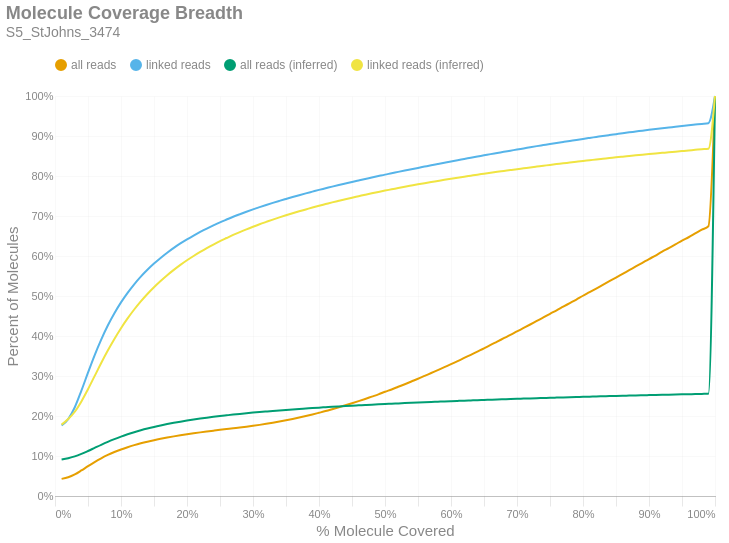

Here is the notebook cell this chart was saved with:
### Markdown cell above
### Molecule Read Coverage
This chart shows molecule coverage breadth as computed by the number of bases aligned to that molecule. In other words, "*how much of each unique long molecule is actually sequenced/aligned?*" Keep in mind there is a distinction between sequences and alignments, since some sequences belonging to a particular molecule may not align well and wouldn't appear in the alignment data. This chart also shows molecule coverage breadth as computed by the *inferred fragment* from which the aligned sequences originate. Unlike read coverage, this calculation takes into account the total insert size, including unsequenced gaps between the forward and reverse reads. Like the previous figures, these are cumulative percents.

### Code cell
if SKIPLR:
    print_html(f"Skipped")
else:
    binned_df = consolidated_hist(valids['coverage_bp'], mask, 0.01, True)
    binned_df_inf = consolidated_hist(valids['coverage_inserts'], mask, 0.01, True)
    binned_df = binned_df.with_columns(pl.lit(binned_df_inf['all reads (cumsum)']).alias('all reads (inferred)'))
    binned_df = binned_df.with_columns(pl.lit(binned_df_inf['linked reads (cumsum)']).alias('linked reads (inferred)'))
    binned_df = binned_df.with_columns(
        (pl.col('bin').cast(pl.Float64) + 0.01).alias('right_edge')
    )

    with SafeRender(binned_df):
        (
            density_plot(binned_df, 'Molecule Coverage Breadth', samplename, 'molcov', ['all reads (inferred)','linked reads (inferred)'])
            .encode(
                #x=alt.X('bin:Q', title="% Molecule Covered").axis(format = '%').scale(padding=0),
                x=alt.X('right_edge:Q', title="% Molecule Covered").axis(format='%').scale(padding=0),
                y=alt.Y('value:Q', title='Percent of Molecules')
                    .axis(format='%')
                    .stack(False)
                    .scale(domainMin=0, padding=0),
                color=alt.Color("key:N").scale(domain = ["all reads", "linked reads", "all reads (inferred)", "linked reads (inferred)"]),
                tooltip = [
                    alt.Tooltip("key:N", title = "Data Type"),
                    alt.Tooltip("range_label:N", title="% Molecule Covered"),
                    alt.Tooltip("value:Q", format = ".2%", title="% Molecules")
                ]
            )
        ).display()

### Figure 1 — Vega-Lite specification as saved in the notebook (floating-point values rounded to 4 significant figures)
{"width": "container", "height": 400, "config": {"title": {"anchor": "start", "dy": -15, "fontSize": 18, "color": "#888888", "subtitleColor": "#888888", "subtitleFontSize": 14}, "arc": {"fill": "#0072B2"}, "axis": {"domainColor": "#888888", "domainWidth": 0.5, "gridWidth": 0.2, "grid": false, "titleFontWeight": 400, "titleFontSize": 15, "labelFontSize": 11, "labelColor": "#888888", "tickColor": "#888888", "tickWidth": 0.2, "titleColor": "#888888"}, "axisBand": {"grid": false}, "axisX": {"grid": true, "tickSize": 10, "domainCap": "round"}, "axisY": {"domain": false, "grid": true, "tickSize": 0, "domainCap": "round"}, "background": "transparent", "header": {"labelFontSize": 15, "labelColor": "#888888", "titleFontSize": 15, "titleFontWeight": 600, "titleColor": "#888888"}, "legend": {"labelFont": "sans-serif", "labelFontSize": 12, "labelColor": "#888888", "symbolSize": 100, "symbolType": "circle", "titleFontSize": 12, "titlePadding": 10, "titleColor": "#888888", "title": null, "orient": "top"}, "range": {"category": ["#E69F00", "#56B4E9", "#009E73", "#F0E442", "#0072B2", "#D55E00", "#CC79A7", "#000000"], "diverging": ["#cfe8f3", "#a2d4ec", "#73bfe2", "#46abdb", "#1696d2", "#12719e"]}, "area": {"fill": "#0072B2", "fillOpacity": 0.7, "line": true, "strokeOpacity": 0.7}, "line": {"color": "#0072B2", "stroke": "#0072B2", "strokeWidth": 2}, "trail": {"color": "#0072B2", "stroke": "#0072B2", "strokeWidth": 0, "size": 1}, "point": {"filled": true, "fillOpacity": 1.0, "size": 95}, "text": {"color": "#888888", "fontSize": 11, "align": "right", "fontWeight": 400, "size": 11}, "bar": {"fill": "#0072B2", "stroke": null}, "view": {"stroke": null, "continuousWidth": 660, "continuousHeight": 400}}, "data": {"name": "data-d7e6ad3d2d42a407ac745e8db8f8e4f1"}, "mark": {"type": "line", "interpolate": "monotone", "point": {"opacity": 0, "size": 275}}, "encoding": {"color": {"field": "key", "scale": {"domain": ["all reads", "linked reads", "all reads (inferred)", "linked reads (inferred)"]}, "type": "nominal"}, "tooltip": [{"field": "key", "title": "Data Type", "type": "nominal"}, {"field": "range_label", "title": "% Molecule Covered", "type": "nominal"}, {"field": "value", "format": ".2%", "title": "% Molecules", "type": "quantitative"}], "x": {"axis": {"format": "%"}, "field": "right_edge", "scale": {"padding": 0}, "title": "% Molecule Covered", "type": "quantitative"}, "y": {"axis": {"format": "%"}, "field": "value", "scale": {"domainMin": 0, "padding": 0}, "stack": false, "title": "Percent of Molecules", "type": "quantitative"}}, "params": [{"name": "param_c36ac31b6afebe62", "select": {"type": "point", "fields": ["key"]}, "bind": "legend"}], "title": {"text": "Molecule Coverage Breadth", "subtitle": "S5_StJohns_3474"}, "transform": [{"fold": ["all reads (cumsum)", "linked reads (cumsum)", "all reads (inferred)", "linked reads (inferred)"]}, {"calculate": "replace(datum.key, ' (cumsum)', '')", "as": "key"}, {"filter": {"param": "param_c36ac31b6afebe62"}}], "usermeta": {"embedOptions": {"downloadFileName": "S5_StJohns_3474.molcov"}}, "$schema": "https://vega.github.io/schema/vega-lite/v6.1.0.json", "datasets": {"data-d7e6ad3d2d42a407ac745e8db8f8e4f1": [{"bin": "0.0", "interval": "0.0-0.01", "all reads": 0.04283, "linked reads": 0.1761, "all reads (cumsum)": 0.04283, "linked reads (cumsum)": 0.1761, "range_label": "0.0-0.01", "all reads (inferred)": 0.09114, "linked reads (inferred)": 0.1785, "right_edge": 0.01}, {"bin": "0.01", "interval": "0.01-0.02", "all reads": 0.00397, "linked reads": 0.01612, "all reads (cumsum)": 0.0468, "linked reads (cumsum)": 0.1922, "range_label": "0.01-0.02", "all reads (inferred)": 0.09458, "linked reads (inferred)": 0.1924, "right_edge": 0.02}, {"bin": "0.02", "interval": "0.02-0.03", "all reads": 0.00718, "linked reads": 0.02971, "all reads (cumsum)": 0.05398, "linked reads (cumsum)": 0.222, "range_label": "0.02-0.03", "all reads (inferred)": 0.09901, "linked reads (inferred)": 0.2106, "right_edge": 0.03}, {"bin": "0.03", "interval": "0.03-0.04", "all reads": 0.00994, "linked reads": 0.04147, "all reads (cumsum)": 0.06392, "linked reads (cumsum)": 0.2634, "range_label": "0.03-0.04", "all reads (inferred)": 0.1052, "linked reads (inferred)": 0.2363, "right_edge": 0.04}, {"bin": "0.04", "interval": "0.04-0.05", "all reads": 0.0107, "linked reads": 0.04498, "all reads (cumsum)": 0.07462, "linked reads (cumsum)": 0.3084, "range_label": "0.04-0.05", "all reads (inferred)": 0.1125, "linked reads (inferred)": 0.267, "right_edge": 0.05}, {"bin": "0.05", "interval": "0.05-0.06", "all reads": 0.01033, "linked reads": 0.04345, "all reads (cumsum)": 0.08495, "linked reads (cumsum)": 0.3518, "range_label": "0.05-0.06", "all reads (inferred)": 0.1203, "linked reads (inferred)": 0.2997, "right_edge": 0.06}, {"bin": "0.06", "interval": "0.06-0.07", "all reads": 0.009316, "linked reads": 0.03923, "all reads (cumsum)": 0.09426, "linked reads (cumsum)": 0.3911, "range_label": "0.06-0.07", "all reads (inferred)": 0.128, "linked reads (inferred)": 0.3325, "right_edge": 0.07}, {"bin": "0.07", "interval": "0.07-0.08", "all reads": 0.008343, "linked reads": 0.03515, "all reads (cumsum)": 0.1026, "linked reads (cumsum)": 0.4262, "range_label": "0.07-0.08", "all reads (inferred)": 0.1354, "linked reads (inferred)": 0.3636, "right_edge": 0.08}, {"bin": "0.08", "interval": "0.08-0.09", "all reads": 0.007298, "linked reads": 0.03076, "all reads (cumsum)": 0.1099, "linked reads (cumsum)": 0.457, "range_label": "0.08-0.09", "all reads (inferred)": 0.1422, "linked reads (inferred)": 0.3926, "right_edge": 0.09}, {"bin": "0.09", "interval": "0.09-0.1", "all reads": 0.006452, "linked reads": 0.02711, "all reads (cumsum)": 0.1164, "linked reads (cumsum)": 0.4841, "range_label": "0.09-0.1", "all reads (inferred)": 0.1486, "linked reads (inferred)": 0.4195, "right_edge": 0.1}, {"bin": "0.1", "interval": "0.1-0.11", "all reads": 0.005683, "linked reads": 0.02384, "all reads (cumsum)": 0.122, "linked reads (cumsum)": 0.5079, "range_label": "0.1-0.11", "all reads (inferred)": 0.1543, "linked reads (inferred)": 0.444, "right_edge": 0.11}, {"bin": "0.11", "interval": "0.11-0.12", "all reads": 0.005092, "linked reads": 0.02132, "all reads (cumsum)": 0.1271, "linked reads (cumsum)": 0.5293, "range_label": "0.11-0.12", "all reads (inferred)": 0.1596, "linked reads (inferred)": 0.4662, "right_edge": 0.12}, {"bin": "0.12", "interval": "0.12-0.13", "all reads": 0.004567, "linked reads": 0.01911, "all reads (cumsum)": 0.1317, "linked reads (cumsum)": 0.5484, "range_label": "0.12-0.13", "all reads (inferred)": 0.1644, "linked reads (inferred)": 0.4866, "right_edge": 0.13}, {"bin": "0.13", "interval": "0.13-0.14", "all reads": 0.004095, "linked reads": 0.01711, "all reads (cumsum)": 0.1358, "linked reads (cumsum)": 0.5655, "range_label": "0.13-0.14", "all reads (inferred)": 0.1687, "linked reads (inferred)": 0.5051, "right_edge": 0.14}, {"bin": "0.14", "interval": "0.14-0.15", "all reads": 0.003742, "linked reads": 0.01559, "all reads (cumsum)": 0.1395, "linked reads (cumsum)": 0.5811, "range_label": "0.14-0.15", "all reads (inferred)": 0.1727, "linked reads (inferred)": 0.522, "right_edge": 0.15}, {"bin": "0.15", "interval": "0.15-0.16", "all reads": 0.003411, "linked reads": 0.01416, "all reads (cumsum)": 0.1429, "linked reads (cumsum)": 0.5952, "range_label": "0.15-0.16", "all reads (inferred)": 0.1764, "linked reads (inferred)": 0.5375, "right_edge": 0.16}, {"bin": "0.16", "interval": "0.16-0.17", "all reads": 0.003168, "linked reads": 0.01304, "all reads (cumsum)": 0.1461, "linked reads (cumsum)": 0.6083, "range_label": "0.16-0.17", "all reads (inferred)": 0.1798, "linked reads (inferred)": 0.552, "right_edge": 0.17}, {"bin": "0.17", "interval": "0.17-0.18", "all reads": 0.002933, "linked reads": 0.01202, "all reads (cumsum)": 0.149, "linked reads (cumsum)": 0.6203, "range_label": "0.17-0.18", "all reads (inferred)": 0.1829, "linked reads (inferred)": 0.5653, "right_edge": 0.18}, {"bin": "0.18", "interval": "0.18-0.19", "all reads": 0.002738, "linked reads": 0.01112, "all reads (cumsum)": 0.1518, "linked reads (cumsum)": 0.6314, "range_label": "0.18-0.19", "all reads (inferred)": 0.1859, "linked reads (inferred)": 0.5778, "right_edge": 0.19}, {"bin": "0.19", "interval": "0.19-0.2", "all reads": 0.002545, "linked reads": 0.01019, "all reads (cumsum)": 0.1543, "linked reads (cumsum)": 0.6416, "range_label": "0.19-0.2", "all reads (inferred)": 0.1886, "linked reads (inferred)": 0.5893, "right_edge": 0.2}, {"bin": "0.2", "interval": "0.2-0.21", "all reads": 0.002425, "linked reads": 0.009626, "all reads (cumsum)": 0.1568, "linked reads (cumsum)": 0.6512, "range_label": "0.2-0.21", "all reads (inferred)": 0.1911, "linked reads (inferred)": 0.6, "right_edge": 0.21}, {"bin": "0.21", "interval": "0.21-0.22", "all reads": 0.002313, "linked reads": 0.009071, "all reads (cumsum)": 0.1591, "linked reads (cumsum)": 0.6603, "range_label": "0.21-0.22", "all reads (inferred)": 0.1935, "linked reads (inferred)": 0.6101, "right_edge": 0.22}, {"bin": "0.22", "interval": "0.22-0.23", "all reads": 0.002163, "linked reads": 0.008336, "all reads (cumsum)": 0.1612, "linked reads (cumsum)": 0.6686, "range_label": "0.22-0.23", "all reads (inferred)": 0.1958, "linked reads (inferred)": 0.6197, "right_edge": 0.23}, {"bin": "0.23", "interval": "0.23-0.24", "all reads": 0.002093, "linked reads": 0.007907, "all reads (cumsum)": 0.1633, "linked reads (cumsum)": 0.6765, "range_label": "0.23-0.24", "all reads (inferred)": 0.1979, "linked reads (inferred)": 0.6287, "right_edge": 0.24}, {"bin": "0.24", "interval": "0.24-0.25", "all reads": 0.002055, "linked reads": 0.007596, "all reads (cumsum)": 0.1654, "linked reads (cumsum)": 0.6841, "range_label": "0.24-0.25", "all reads (inferred)": 0.1999, "linked reads (inferred)": 0.6372, "right_edge": 0.25}, {"bin": "0.25", "interval": "0.25-0.26", "all reads": 0.001949, "linked reads": 0.00705, "all reads (cumsum)": 0.1673, "linked reads (cumsum)": 0.6912, "range_label": "0.25-0.26", "all reads (inferred)": 0.2018, "linked reads (inferred)": 0.6449, "right_edge": 0.26}, {"bin": "0.26", "interval": "0.26-0.27", "all reads": 0.001955, "linked reads": 0.006886, "all reads (cumsum)": 0.1693, "linked reads (cumsum)": 0.6981, "range_label": "0.26-0.27", "all reads (inferred)": 0.2036, "linked reads (inferred)": 0.6526, "right_edge": 0.27}, {"bin": "0.27", "interval": "0.27-0.28", "all reads": 0.00192, "linked reads": 0.006352, "all reads (cumsum)": 0.1712, "linked reads (cumsum)": 0.7044, "range_label": "0.27-0.28", "all reads (inferred)": 0.2053, "linked reads (inferred)": 0.6598, "right_edge": 0.28}, {"bin": "0.28", "interval": "0.28-0.29", "all reads": 0.002033, "linked reads": 0.006143, "all reads (cumsum)": 0.1732, "linked reads (cumsum)": 0.7106, "range_label": "0.28-0.29", "all reads (inferred)": 0.2069, "linked reads (inferred)": 0.6667, "right_edge": 0.29}, {"bin": "0.29", "interval": "0.29-0.3", "all reads": 0.002178, "linked reads": 0.005879, "all reads (cumsum)": 0.1754, "linked reads (cumsum)": 0.7164, "range_label": "0.29-0.3", "all reads (inferred)": 0.2085, "linked reads (inferred)": 0.6732, "right_edge": 0.3}, {"bin": "0.3", "interval": "0.3-0.31", "all reads": 0.002373, "linked reads": 0.005672, "all reads (cumsum)": 0.1778, "linked reads (cumsum)": 0.7221, "range_label": "0.3-0.31", "all reads (inferred)": 0.2099, "linked reads (inferred)": 0.6794, "right_edge": 0.31}, {"bin": "0.31", "interval": "0.31-0.32", "all reads": 0.002555, "linked reads": 0.005505, "all reads (cumsum)": 0.1803, "linked reads (cumsum)": 0.7276, "range_label": "0.31-0.32", "all reads (inferred)": 0.2113, "linked reads (inferred)": 0.6853, "right_edge": 0.32}, {"bin": "0.32", "interval": "0.32-0.33", "all reads": 0.002767, "linked reads": 0.005228, "all reads (cumsum)": 0.1831, "linked reads (cumsum)": 0.7328, "range_label": "0.32-0.33", "all reads (inferred)": 0.2127, "linked reads (inferred)": 0.6911, "right_edge": 0.33}, {"bin": "0.33", "interval": "0.33-0.34", "all reads": 0.002909, "linked reads": 0.004963, "all reads (cumsum)": 0.186, "linked reads (cumsum)": 0.7378, "range_label": "0.33-0.34", "all reads (inferred)": 0.214, "linked reads (inferred)": 0.6965, "right_edge": 0.34}, {"bin": "0.34", "interval": "0.34-0.35", "all reads": 0.003122, "linked reads": 0.004838, "all reads (cumsum)": 0.1891, "linked reads (cumsum)": 0.7426, "range_label": "0.34-0.35", "all reads (inferred)": 0.2153, "linked reads (inferred)": 0.7018, "right_edge": 0.35}, {"bin": "0.35", "interval": "0.35-0.36", "all reads": 0.003353, "linked reads": 0.004799, "all reads (cumsum)": 0.1925, "linked reads (cumsum)": 0.7474, "range_label": "0.35-0.36", "all reads (inferred)": 0.2165, "linked reads (inferred)": 0.7069, "right_edge": 0.36}, {"bin": "0.36", "interval": "0.36-0.37", "all reads": 0.003563, "linked reads": 0.004636, "all reads (cumsum)": 0.1961, "linked reads (cumsum)": 0.7521, "range_label": "0.36-0.37", "all reads (inferred)": 0.2176, "linked reads (inferred)": 0.7118, "right_edge": 0.37}, {"bin": "0.37", "interval": "0.37-0.38", "all reads": 0.003766, "linked reads": 0.004462, "all reads (cumsum)": 0.1998, "linked reads (cumsum)": 0.7565, "range_label": "0.37-0.38", "all reads (inferred)": 0.2187, "linked reads (inferred)": 0.7164, "right_edge": 0.38}, {"bin": "0.38", "interval": "0.38-0.39", "all reads": 0.003972, "linked reads": 0.004365, "all reads (cumsum)": 0.2038, "linked reads (cumsum)": 0.7609, "range_label": "0.38-0.39", "all reads (inferred)": 0.2199, "linked reads (inferred)": 0.7212, "right_edge": 0.39}, {"bin": "0.39", "interval": "0.39-0.4", "all reads": 0.004218, "linked reads": 0.00436, "all reads (cumsum)": 0.208, "linked reads (cumsum)": 0.7653, "range_label": "0.39-0.4", "all reads (inferred)": 0.2209, "linked reads (inferred)": 0.7256, "right_edge": 0.4}, {"bin": "0.4", "interval": "0.4-0.41", "all reads": 0.004285, "linked reads": 0.004078, "all reads (cumsum)": 0.2123, "linked reads (cumsum)": 0.7693, "range_label": "0.4-0.41", "all reads (inferred)": 0.2219, "linked reads (inferred)": 0.7298, "right_edge": 0.41}, {"bin": "0.41", "interval": "0.41-0.42", "all reads": 0.004648, "linked reads": 0.004153, "all reads (cumsum)": 0.2169, "linked reads (cumsum)": 0.7735, "range_label": "0.41-0.42", "all reads (inferred)": 0.2229, "linked reads (inferred)": 0.7341, "right_edge": 0.42}, {"bin": "0.42", "interval": "0.42-0.43", "all reads": 0.004779, "linked reads": 0.003927, "all reads (cumsum)": 0.2217, "linked reads (cumsum)": 0.7774, "range_label": "0.42-0.43", "all reads (inferred)": 0.2239, "linked reads (inferred)": 0.7381, "right_edge": 0.43}, {"bin": "0.43", "interval": "0.43-0.44", "all reads": 0.004949, "linked reads": 0.003815, "all reads (cumsum)": 0.2267, "linked reads (cumsum)": 0.7812, "range_label": "0.43-0.44", "all reads (inferred)": 0.2248, "linked reads (inferred)": 0.742, "right_edge": 0.44}, {"bin": "0.44", "interval": "0.44-0.45", "all reads": 0.005174, "linked reads": 0.003812, "all reads (cumsum)": 0.2318, "linked reads (cumsum)": 0.785, "range_label": "0.44-0.45", "all reads (inferred)": 0.2258, "linked reads (inferred)": 0.7459, "right_edge": 0.45}, {"bin": "0.45", "interval": "0.45-0.46", "all reads": 0.005307, "linked reads": 0.003718, "all reads (cumsum)": 0.2372, "linked reads (cumsum)": 0.7888, "range_label": "0.45-0.46", "all reads (inferred)": 0.2266, "linked reads (inferred)": 0.7495, "right_edge": 0.46}, {"bin": "0.46", "interval": "0.46-0.47", "all reads": 0.005495, "linked reads": 0.003693, "all reads (cumsum)": 0.2427, "linked reads (cumsum)": 0.7925, "range_label": "0.46-0.47", "all reads (inferred)": 0.2275, "linked reads (inferred)": 0.7532, "right_edge": 0.47}, {"bin": "0.47", "interval": "0.47-0.48", "all reads": 0.005758, "linked reads": 0.003633, "all reads (cumsum)": 0.2484, "linked reads (cumsum)": 0.7961, "range_label": "0.47-0.48", "all reads (inferred)": 0.2284, "linked reads (inferred)": 0.7568, "right_edge": 0.48}, {"bin": "0.48", "interval": "0.48-0.49", "all reads": 0.005702, "linked reads": 0.003674, "all reads (cumsum)": 0.2541, "linked reads (cumsum)": 0.7998, "range_label": "0.48-0.49", "all reads (inferred)": 0.2292, "linked reads (inferred)": 0.7602, "right_edge": 0.49}, {"bin": "0.49", "interval": "0.49-0.5", "all reads": 0.00653, "linked reads": 0.003705, "all reads (cumsum)": 0.2606, "linked reads (cumsum)": 0.8035, "range_label": "0.49-0.5", "all reads (inferred)": 0.23, "linked reads (inferred)": 0.7636, "right_edge": 0.5}, {"bin": "0.5", "interval": "0.5-0.51", "all reads": 0.005761, "linked reads": 0.003336, "all reads (cumsum)": 0.2664, "linked reads (cumsum)": 0.8068, "range_label": "0.5-0.51", "all reads (inferred)": 0.2307, "linked reads (inferred)": 0.7667, "right_edge": 0.51}, {"bin": "0.51", "interval": "0.51-0.52", "all reads": 0.006602, "linked reads": 0.003528, "all reads (cumsum)": 0.273, "linked reads (cumsum)": 0.8103, "range_label": "0.51-0.52", "all reads (inferred)": 0.2315, "linked reads (inferred)": 0.7699, "right_edge": 0.52}, {"bin": "0.52", "interval": "0.52-0.53", "all reads": 0.006503, "linked reads": 0.003385, "all reads (cumsum)": 0.2795, "linked reads (cumsum)": 0.8137, "range_label": "0.52-0.53", "all reads (inferred)": 0.2323, "linked reads (inferred)": 0.7731, "right_edge": 0.53}, {"bin": "0.53", "interval": "0.53-0.54", "all reads": 0.006786, "linked reads": 0.003231, "all reads (cumsum)": 0.2863, "linked reads (cumsum)": 0.817, "range_label": "0.53-0.54", "all reads (inferred)": 0.233, "linked reads (inferred)": 0.7761, "right_edge": 0.54}, {"bin": "0.54", "interval": "0.54-0.55", "all reads": 0.006758, "linked reads": 0.003261, "all reads (cumsum)": 0.2931, "linked reads (cumsum)": 0.8202, "range_label": "0.54-0.55", "all reads (inferred)": 0.2337, "linked reads (inferred)": 0.7791, "right_edge": 0.55}, {"bin": "0.55", "interval": "0.55-0.56", "all reads": 0.007172, "linked reads": 0.003306, "all reads (cumsum)": 0.3002, "linked reads (cumsum)": 0.8235, "range_label": "0.55-0.56", "all reads (inferred)": 0.2345, "linked reads (inferred)": 0.782, "right_edge": 0.56}, {"bin": "0.56", "interval": "0.56-0.57", "all reads": 0.007234, "linked reads": 0.003301, "all reads (cumsum)": 0.3075, "linked reads (cumsum)": 0.8268, "range_label": "0.56-0.57", "all reads (inferred)": 0.2351, "linked reads (inferred)": 0.7849, "right_edge": 0.57}, {"bin": "0.57", "interval": "0.57-0.58", "all reads": 0.007201, "linked reads": 0.003193, "all reads (cumsum)": 0.3147, "linked reads (cumsum)": 0.83, "range_label": "0.57-0.58", "all reads (inferred)": 0.2358, "linked reads (inferred)": 0.7877, "right_edge": 0.58}, {"bin": "0.58", "interval": "0.58-0.59", "all reads": 0.007362, "linked reads": 0.003208, "all reads (cumsum)": 0.322, "linked reads (cumsum)": 0.8332, "range_label": "0.58-0.59", "all reads (inferred)": 0.2365, "linked reads (inferred)": 0.7905, "right_edge": 0.59}, {"bin": "0.59", "interval": "0.59-0.6", "all reads": 0.007689, "linked reads": 0.003239, "all reads (cumsum)": 0.3297, "linked reads (cumsum)": 0.8365, "range_label": "0.59-0.6", "all reads (inferred)": 0.2371, "linked reads (inferred)": 0.7932, "right_edge": 0.6}, {"bin": "0.6", "interval": "0.6-0.61", "all reads": 0.007451, "linked reads": 0.003019, "all reads (cumsum)": 0.3372, "linked reads (cumsum)": 0.8395, "range_label": "0.6-0.61", "all reads (inferred)": 0.2378, "linked reads (inferred)": 0.7958, "right_edge": 0.61}, {"bin": "0.61", "interval": "0.61-0.62", "all reads": 0.007952, "linked reads": 0.003087, "all reads (cumsum)": 0.3451, "linked reads (cumsum)": 0.8426, "range_label": "0.61-0.62", "all reads (inferred)": 0.2384, "linked reads (inferred)": 0.7984, "right_edge": 0.62}, {"bin": "0.62", "interval": "0.62-0.63", "all reads": 0.007911, "linked reads": 0.003045, "all reads (cumsum)": 0.353, "linked reads (cumsum)": 0.8456, "range_label": "0.62-0.63", "all reads (inferred)": 0.239, "linked reads (inferred)": 0.8009, "right_edge": 0.63}, {"bin": "0.63", "interval": "0.63-0.64", "all reads": 0.008085, "linked reads": 0.00308, "all reads (cumsum)": 0.3611, "linked reads (cumsum)": 0.8487, "range_label": "0.63-0.64", "all reads (inferred)": 0.2396, "linked reads (inferred)": 0.8034, "right_edge": 0.64}, {"bin": "0.64", "interval": "0.64-0.65", "all reads": 0.008036, "linked reads": 0.002931, "all reads (cumsum)": 0.3691, "linked reads (cumsum)": 0.8516, "range_label": "0.64-0.65", "all reads (inferred)": 0.2402, "linked reads (inferred)": 0.8057, "right_edge": 0.65}, {"bin": "0.65", "interval": "0.65-0.66", "all reads": 0.008603, "linked reads": 0.003088, "all reads (cumsum)": 0.3777, "linked reads (cumsum)": 0.8547, "range_label": "0.65-0.66", "all reads (inferred)": 0.2408, "linked reads (inferred)": 0.8081, "right_edge": 0.66}, {"bin": "0.66", "interval": "0.66-0.67", "all reads": 0.008209, "linked reads": 0.00285, "all reads (cumsum)": 0.386, "linked reads (cumsum)": 0.8576, "range_label": "0.66-0.67", "all reads (inferred)": 0.2413, "linked reads (inferred)": 0.8104, "right_edge": 0.67}, {"bin": "0.67", "interval": "0.67-0.68", "all reads": 0.008497, "linked reads": 0.002932, "all reads (cumsum)": 0.3945, "linked reads (cumsum)": 0.8605, "range_label": "0.67-0.68", "all reads (inferred)": 0.2419, "linked reads (inferred)": 0.8126, "right_edge": 0.68}, {"bin": "0.68", "interval": "0.68-0.69", "all reads": 0.008343, "linked reads": 0.002822, "all reads (cumsum)": 0.4028, "linked reads (cumsum)": 0.8633, "range_label": "0.68-0.69", "all reads (inferred)": 0.2424, "linked reads (inferred)": 0.8149, "right_edge": 0.69}, {"bin": "0.69", "interval": "0.69-0.7", "all reads": 0.008708, "linked reads": 0.002897, "all reads (cumsum)": 0.4115, "linked reads (cumsum)": 0.8662, "range_label": "0.69-0.7", "all reads (inferred)": 0.243, "linked reads (inferred)": 0.8171, "right_edge": 0.7}, {"bin": "0.7", "interval": "0.7-0.71", "all reads": 0.008576, "linked reads": 0.002794, "all reads (cumsum)": 0.4201, "linked reads (cumsum)": 0.869, "range_label": "0.7-0.71", "all reads (inferred)": 0.2435, "linked reads (inferred)": 0.8193, "right_edge": 0.71}, {"bin": "0.71", "interval": "0.71-0.72", "all reads": 0.008649, "linked reads": 0.002854, "all reads (cumsum)": 0.4287, "linked reads (cumsum)": 0.8719, "range_label": "0.71-0.72", "all reads (inferred)": 0.244, "linked reads (inferred)": 0.8215, "right_edge": 0.72}, {"bin": "0.72", "interval": "0.72-0.73", "all reads": 0.008858, "linked reads": 0.002801, "all reads (cumsum)": 0.4376, "linked reads (cumsum)": 0.8747, "range_label": "0.72-0.73", "all reads (inferred)": 0.2445, "linked reads (inferred)": 0.8236, "right_edge": 0.73}, {"bin": "0.73", "interval": "0.73-0.74", "all reads": 0.008711, "linked reads": 0.002703, "all reads (cumsum)": 0.4463, "linked reads (cumsum)": 0.8774, "range_label": "0.73-0.74", "all reads (inferred)": 0.245, "linked reads (inferred)": 0.8256, "right_edge": 0.74}, {"bin": "0.74", "interval": "0.74-0.75", "all reads": 0.009305, "linked reads": 0.00271, "all reads (cumsum)": 0.4556, "linked reads (cumsum)": 0.8801, "range_label": "0.74-0.75", "all reads (inferred)": 0.2456, "linked reads (inferred)": 0.8278, "right_edge": 0.75}, {"bin": "0.75", "interval": "0.75-0.76", "all reads": 0.008625, "linked reads": 0.002623, "all reads (cumsum)": 0.4642, "linked reads (cumsum)": 0.8827, "range_label": "0.75-0.76", "all reads (inferred)": 0.246, "linked reads (inferred)": 0.8297, "right_edge": 0.76}, {"bin": "0.76", "interval": "0.76-0.77", "all reads": 0.009034, "linked reads": 0.002522, "all reads (cumsum)": 0.4733, "linked reads (cumsum)": 0.8852, "range_label": "0.76-0.77", "all reads (inferred)": 0.2465, "linked reads (inferred)": 0.8317, "right_edge": 0.77}, {"bin": "0.77", "interval": "0.77-0.78", "all reads": 0.008921, "linked reads": 0.002505, "all reads (cumsum)": 0.4822, "linked reads (cumsum)": 0.8877, "range_label": "0.77-0.78", "all reads (inferred)": 0.247, "linked reads (inferred)": 0.8337, "right_edge": 0.78}, {"bin": "0.78", "interval": "0.78-0.79", "all reads": 0.008941, "linked reads": 0.002459, "all reads (cumsum)": 0.4911, "linked reads (cumsum)": 0.8902, "range_label": "0.78-0.79", "all reads (inferred)": 0.2475, "linked reads (inferred)": 0.8357, "right_edge": 0.79}, {"bin": "0.79", "interval": "0.79-0.8", "all reads": 0.009501, "linked reads": 0.002588, "all reads (cumsum)": 0.5006, "linked reads (cumsum)": 0.8928, "range_label": "0.79-0.8", "all reads (inferred)": 0.248, "linked reads (inferred)": 0.8376, "right_edge": 0.8}, {"bin": "0.8", "interval": "0.8-0.81", "all reads": 0.008832, "linked reads": 0.002446, "all reads (cumsum)": 0.5095, "linked reads (cumsum)": 0.8952, "range_label": "0.8-0.81", "all reads (inferred)": 0.2484, "linked reads (inferred)": 0.8394, "right_edge": 0.81}, {"bin": "0.81", "interval": "0.81-0.82", "all reads": 0.00907, "linked reads": 0.002402, "all reads (cumsum)": 0.5185, "linked reads (cumsum)": 0.8976, "range_label": "0.81-0.82", "all reads (inferred)": 0.2489, "linked reads (inferred)": 0.8413, "right_edge": 0.82}, {"bin": "0.82", "interval": "0.82-0.83", "all reads": 0.009318, "linked reads": 0.002426, "all reads (cumsum)": 0.5278, "linked reads (cumsum)": 0.9, "range_label": "0.82-0.83", "all reads (inferred)": 0.2493, "linked reads (inferred)": 0.8431, "right_edge": 0.83}, {"bin": "0.83", "interval": "0.83-0.84", "all reads": 0.009173, "linked reads": 0.002315, "all reads (cumsum)": 0.537, "linked reads (cumsum)": 0.9024, "range_label": "0.83-0.84", "all reads (inferred)": 0.2497, "linked reads (inferred)": 0.8448, "right_edge": 0.84}, {"bin": "0.84", "interval": "0.84-0.85", "all reads": 0.009089, "linked reads": 0.002274, "all reads (cumsum)": 0.5461, "linked reads (cumsum)": 0.9046, "range_label": "0.84-0.85", "all reads (inferred)": 0.2502, "linked reads (inferred)": 0.8466, "right_edge": 0.85}, {"bin": "0.85", "interval": "0.85-0.86", "all reads": 0.009325, "linked reads": 0.002284, "all reads (cumsum)": 0.5554, "linked reads (cumsum)": 0.9069, "range_label": "0.85-0.86", "all reads (inferred)": 0.2506, "linked reads (inferred)": 0.8483, "right_edge": 0.86}, {"bin": "0.86", "interval": "0.86-0.87", "all reads": 0.009145, "linked reads": 0.002186, "all reads (cumsum)": 0.5646, "linked reads (cumsum)": 0.9091, "range_label": "0.86-0.87", "all reads (inferred)": 0.251, "linked reads (inferred)": 0.85, "right_edge": 0.87}, {"bin": "0.87", "interval": "0.87-0.88", "all reads": 0.009327, "linked reads": 0.002093, "all reads (cumsum)": 0.5739, "linked reads (cumsum)": 0.9112, "range_label": "0.87-0.88", "all reads (inferred)": 0.2514, "linked reads (inferred)": 0.8517, "right_edge": 0.88}, {"bin": "0.88", "interval": "0.88-0.89", "all reads": 0.009147, "linked reads": 0.002147, "all reads (cumsum)": 0.5831, "linked reads (cumsum)": 0.9133, "range_label": "0.88-0.89", "all reads (inferred)": 0.2518, "linked reads (inferred)": 0.8533, "right_edge": 0.89}, {"bin": "0.89", "interval": "0.89-0.9", "all reads": 0.009346, "linked reads": 0.002077, "all reads (cumsum)": 0.5924, "linked reads (cumsum)": 0.9154, "range_label": "0.89-0.9", "all reads (inferred)": 0.2522, "linked reads (inferred)": 0.8548, "right_edge": 0.9}, {"bin": "0.9", "interval": "0.9-0.91", "all reads": 0.008779, "linked reads": 0.001977, "all reads (cumsum)": 0.6012, "linked reads (cumsum)": 0.9174, "range_label": "0.9-0.91", "all reads (inferred)": 0.2526, "linked reads (inferred)": 0.8563, "right_edge": 0.91}, {"bin": "0.91", "interval": "0.91-0.92", "all reads": 0.01001, "linked reads": 0.00198, "all reads (cumsum)": 0.6112, "linked reads (cumsum)": 0.9194, "range_label": "0.91-0.92", "all reads (inferred)": 0.253, "linked reads (inferred)": 0.8578, "right_edge": 0.92}, {"bin": "0.92", "interval": "0.92-0.93", "all reads": 0.008442, "linked reads": 0.001885, "all reads (cumsum)": 0.6196, "linked reads (cumsum)": 0.9213, "range_label": "0.92-0.93", "all reads (inferred)": 0.2533, "linked reads (inferred)": 0.8593, "right_edge": 0.93}, {"bin": "0.93", "interval": "0.93-0.94", "all reads": 0.009192, "linked reads": 0.001876, "all reads (cumsum)": 0.6288, "linked reads (cumsum)": 0.9231, "range_label": "0.93-0.94", "all reads (inferred)": 0.2537, "linked reads (inferred)": 0.8608, "right_edge": 0.94}, {"bin": "0.94", "interval": "0.94-0.95", "all reads": 0.00985, "linked reads": 0.001889, "all reads (cumsum)": 0.6387, "linked reads (cumsum)": 0.925, "range_label": "0.94-0.95", "all reads (inferred)": 0.2541, "linked reads (inferred)": 0.8623, "right_edge": 0.95}, {"bin": "0.95", "interval": "0.95-0.96", "all reads": 0.00821, "linked reads": 0.001898, "all reads (cumsum)": 0.6469, "linked reads (cumsum)": 0.9269, "range_label": "0.95-0.96", "all reads (inferred)": 0.2545, "linked reads (inferred)": 0.8639, "right_edge": 0.96}, {"bin": "0.96", "interval": "0.96-0.97", "all reads": 0.009474, "linked reads": 0.001695, "all reads (cumsum)": 0.6564, "linked reads (cumsum)": 0.9286, "range_label": "0.96-0.97", "all reads (inferred)": 0.2549, "linked reads (inferred)": 0.8653, "right_edge": 0.97}, {"bin": "0.97", "interval": "0.97-0.98", "all reads": 0.009533, "linked reads": 0.001674, "all reads (cumsum)": 0.6659, "linked reads (cumsum)": 0.9303, "range_label": "0.97-0.98", "all reads (inferred)": 0.2553, "linked reads (inferred)": 0.8669, "right_edge": 0.98}, {"bin": "0.98", "interval": "0.98-0.99", "all reads": 0.008391, "linked reads": 0.001791, "all reads (cumsum)": 0.6743, "linked reads (cumsum)": 0.9321, "range_label": "0.98-0.99", "all reads (inferred)": 0.2557, "linked reads (inferred)": 0.8682, "right_edge": 0.99}, {"bin": "0.99", "interval": "0.99-1.0", "all reads": 0.3257, "linked reads": 0.06792, "all reads (cumsum)": 1.0, "linked reads (cumsum)": 1.0, "range_label": "0.99-1.0", "all reads (inferred)": 1.0, "linked reads (inferred)": 1.0, "right_edge": 1.0}]}}
